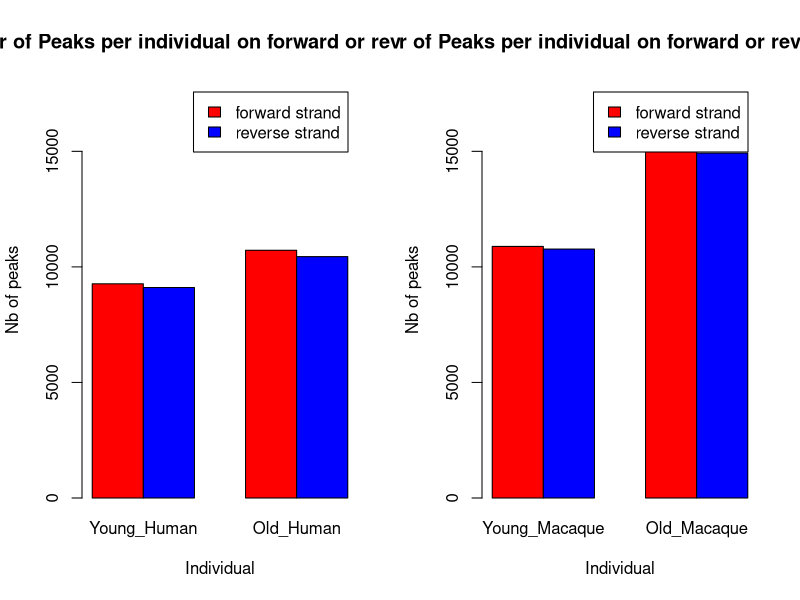
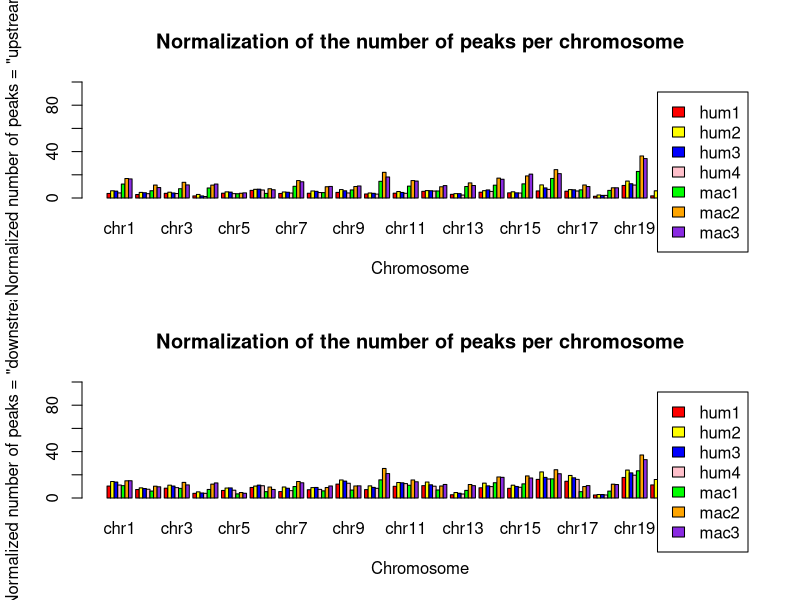
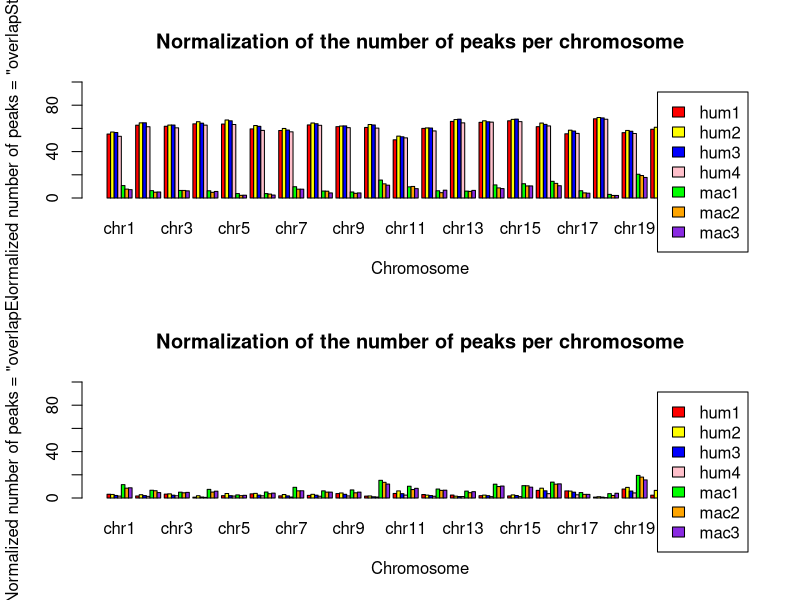
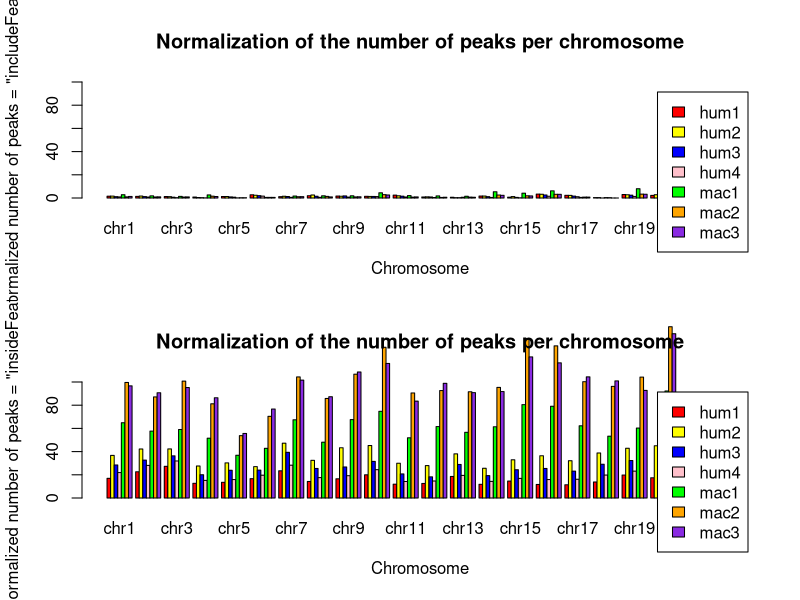

Write R code to recreate these figures, in order.
##R version 3.2.1##
###################
#this script is used to make histograms with the nb of peaks from the annotation
#################################################################################

#make matrices of nb of peaks on forward and reverse strand
prod.coding.hum <- matrix(c(9268, 9108,
10720, 10446),
nrow=2, ncol=2)


prod.coding.mac <- matrix(c(10886, 10771,
15313, 14924),
nrow=2, ncol=2)


#give row and col names (Forw_rev1 = Forward, Forw_rev2 = Reverse)
colnames(prod.coding.hum) <- c('Young_Human', 'Old_Human')
rownames(prod.coding.hum) <- c('Forward_Strand', 'Reverse_Strand')

colnames(prod.coding.mac) <- c('Young_Macaque', 'Old_Macaque')
rownames(prod.coding.mac) <- c('Forward_Strand', 'Reverse_Strand')

pdf('histograms_forward_reverse.pdf', 15, 10)
par(mfrow=c(1, 2))

#make barplots
barplot(prod.coding.hum, beside = TRUE, col=c('red', 'blue'), legend = c('forward strand', 'reverse strand'), 
 main = 'Number of Peaks per individual on forward or reverse strand', 
 xlab = 'Individual', 
 ylab= 'Nb of peaks',
 ylim = c(0,18000))

barplot(prod.coding.mac, beside = TRUE, col=c('red', 'blue'), legend = c('forward strand', 'reverse strand'), 
 main = 'Number of Peaks per individual on forward or reverse strand', 
 xlab = 'Individual', 
 ylab= 'Nb of peaks',
 ylim = c(0,18000))

dev.off()

chr.upstream <- matrix(c(
3.926441352, 6.212723658, 5.914512922, 4.373757455, 12.01793722, 16.8161435, 16.4573991,
2.992518703, 4.821280133, 4.571903574, 3.740648379, 6.25, 11.16071429, 9.017857143,
4.038461538, 5, 4.326923077, 3.846153846, 8.02238806, 13.5261194, 11.28731343,
1.810584958, 3.064066852, 1.810584958, 1.253481894, 8.632478632, 11.11111111, 12.05128205,
4.122497055, 5.300353357, 5.064782097, 3.769140165, 3.684879288, 4.066073698, 4.447268107,
6.586826347, 7.48502994, 7.584830339, 6.886227545, 3.987408185, 7.974816369, 7.135362015,
3.926096998, 5.19630485, 4.965357968, 4.272517321, 10.08708273, 15.02177068, 14.00580552,
4.097116844, 6.069802731, 5.766312595, 4.704097117, 4.644808743, 9.699453552, 9.972677596,
4.840764331, 7.261146497, 6.242038217, 4.331210191, 6.95754717, 9.905660377, 10.37735849,
3.489932886, 4.295302013, 4.026845638, 3.355704698, 14.39466158, 22.11630124, 18.11248808,
4.13354531, 5.564387917, 4.769475358, 4.054054054, 10.2233677, 15.03436426, 14.604811,
5.782652044, 6.380857428, 6.28115653, 5.982053838, 6.075533662, 9.688013136, 10.67323481,
3.144654088, 3.773584906, 3.773584906, 2.51572327, 9.913258984, 13.01115242, 10.78066914,
4.991680532, 6.322795341, 6.988352745, 5.657237937, 11.05058366, 17.12062257, 16.18677043,
4.448398577, 5.338078292, 4.448398577, 4.270462633, 12.1749409, 19.03073286, 20.56737589,
6.086956522, 11.30434783, 8.695652174, 7.453416149, 16.85789938, 24.44836717, 21.00617829,
5.872193437, 7.25388601, 7.081174439, 6.044905009, 7.03125, 11.19791667, 9.895833333,
1.492537313, 2.611940299, 2.23880597, 2.23880597, 6.5830721, 8.777429467, 8.777429467,
10.79342387, 14.58184417, 12.29449607, 11.15082202, 22.90881688, 36.24717408, 33.98643557,
1.876172608, 6.191369606, 4.502814259, 2.814258912, 21.04046243, 30.28901734, 28.09248555,
1.333333333, 2.666666667, 2.222222222, 1.777777778, 0, 0, 0,
6.26450116, 10.67285383, 9.048723898, 6.960556845, 0, 0, 0),
ncol=22, nrow=7)

dimnames(chr.upstream) <- list(rownames(chr.upstream, do.NULL = FALSE, prefix = NULL),
 colnames(chr.upstream, do.NULL = FALSE, prefix = 'chr'))

chr.downstream <- matrix(c(
10.28827038, 14.21471173, 13.71769384, 11.18290258, 10.67264574, 14.84304933, 14.88789238,
7.315045719, 8.728179551, 8.146300914, 7.564422278, 5.982142857, 10.17857143, 9.642857143,
8.461538462, 11.05769231, 10.28846154, 8.942307692, 8.302238806, 13.43283582, 11.28731343,
4.038997214, 5.292479109, 4.317548747, 4.038997214, 7.35042735, 11.96581197, 12.99145299,
6.478209658, 8.598351001, 8.716136631, 6.713780919, 3.557814485, 4.701397713, 4.066073698,
9.081836327, 10.27944112, 11.07784431, 10.57884232, 5.456453305, 9.44386149, 7.345225603,
5.542725173, 9.468822171, 8.429561201, 6.351039261, 9.869375907, 14.22351234, 13.13497823,
7.132018209, 8.952959029, 9.104704097, 7.435508346, 6.147540984, 9.016393443, 10.38251366,
11.97452229, 15.54140127, 14.52229299, 12.7388535, 6.839622642, 10.37735849, 10.49528302,
7.248322148, 10.46979866, 9.127516779, 8.322147651, 15.63393708, 25.4528122, 21.06768351,
10.09538951, 13.354531, 13.11605723, 12.40063593, 10.99656357, 15.54982818, 14.00343643,
10.66799601, 13.75872383, 11.36590229, 10.16949153, 6.896551724, 10.34482759, 11.65845649,
2.830188679, 4.716981132, 4.088050314, 3.459119497, 6.567534077, 11.64807931, 10.65675341,
8.818635607, 12.81198003, 10.48252912, 9.816971714, 13.15175097, 18.13229572, 17.82101167,
8.362989324, 11.03202847, 9.964412811, 9.252669039, 12.1749409, 19.03073286, 17.25768322,
16.02484472, 22.48447205, 17.76397516, 16.39751553, 16.50485437, 24.36010591, 20.91791703,
14.42141623, 19.43005181, 17.44386874, 16.06217617, 5.46875, 9.895833333, 10.67708333,
2.611940299, 2.985074627, 2.985074627, 2.611940299, 5.956112853, 11.91222571, 11.59874608,
17.72694782, 24.08863474, 21.65832738, 19.65689778, 23.43632253, 37.07611153, 33.08214017,
11.25703565, 15.94746717, 13.32082552, 11.25703565, 20.80924855, 34.56647399, 30.98265896,
4.444444444, 5.777777778, 5.777777778, 4.444444444, 0, 0, 0,
14.38515081, 17.86542923, 16.00928074, 12.76102088, 0, 0, 0),
ncol=22, nrow=7)

dimnames(chr.downstream) <- list(rownames(chr.downstream, do.NULL = FALSE, prefix = NULL),
 colnames(chr.downstream, do.NULL = FALSE, prefix = 'chr'))

chr.ovSt <- matrix(c(
55.11928429, 56.85884692, 56.4612326, 53.18091451, 10.71748879, 7.668161435, 7.219730942,
62.75976725, 64.75477972, 64.83790524, 61.42975894, 6.339285714, 5, 5.178571429,
61.82692308, 62.88461538, 62.88461538, 60.48076923, 6.529850746, 6.529850746, 6.156716418,
63.9275766, 65.73816156, 64.48467967, 62.81337047, 6.239316239, 4.871794872, 5.641025641,
63.72202591, 67.25559482, 66.54888104, 63.36866902, 3.811944091, 2.287166455, 2.414231258,
59.58083832, 62.4750499, 61.77644711, 58.28343313, 3.777544596, 3.357817419, 2.518363064,
58.19861432, 59.93071594, 58.54503464, 57.04387991, 9.724238026, 7.619738752, 7.619738752,
62.97420334, 64.64339909, 64.03641882, 62.6707132, 6.010928962, 5.87431694, 4.371584699,
61.52866242, 62.03821656, 62.1656051, 60.63694268, 5.188679245, 4.009433962, 4.363207547,
60.80536913, 63.3557047, 62.95302013, 60.26845638, 15.44327931, 12.20209724, 11.05815062,
50.15898251, 53.33863275, 52.78219396, 51.82829889, 9.621993127, 9.965635739, 8.075601375,
60.01994018, 60.41874377, 60.31904287, 57.82652044, 6.239737274, 4.597701149, 6.732348112,
66.03773585, 67.61006289, 67.9245283, 64.77987421, 5.94795539, 5.700123916, 6.567534077,
65.22462562, 66.55574043, 65.72379368, 65.39101498, 11.28404669, 8.715953307, 8.093385214,
66.5480427, 67.79359431, 67.97153025, 65.83629893, 12.29314421, 10.40189125, 10.40189125,
61.49068323, 64.59627329, 63.47826087, 62.11180124, 14.38658429, 12.62135922, 10.5913504,
55.35405872, 58.46286701, 57.68566494, 55.69948187, 6.25, 4.427083333, 4.166666667,
68.28358209, 69.40298507, 69.02985075, 67.91044776, 3.134796238, 2.194357367, 2.194357367,
56.32594711, 58.25589707, 57.54110079, 55.61115082, 20.49736247, 19.36699322, 17.70911831,
59.28705441, 60.97560976, 60.60037523, 59.09943715, 18.84393064, 17.91907514, 15.95375723,
48.88888889, 51.55555556, 49.77777778, 46.22222222, 0, 0, 0,
59.16473318, 61.02088167, 61.25290023, 57.54060325, 0, 0, 0),
ncol=22, nrow=7)

dimnames(chr.ovSt) <- list(rownames(chr.ovSt, do.NULL = FALSE, prefix = NULL),
 colnames(chr.ovSt, do.NULL = FALSE, prefix = 'chr'))

chr.ovEnd <- matrix(c(
3.230616302, 3.081510934, 2.186878728, 1.640159046, 11.52466368, 8.475336323, 8.789237668,
1.74563591, 2.826267664, 2.078137988, 1.413133832, 6.696428571, 6.25, 4.642857143,
3.365384615, 3.557692308, 2.403846154, 1.923076923, 5.037313433, 4.47761194, 4.850746269,
0.69637883, 1.949860724, 0.835654596, 0.557103064, 7.435897436, 5.128205128, 5.897435897,
2.002355713, 3.886925795, 2.002355713, 1.648998822, 2.668360864, 2.033036849, 2.287166455,
3.592814371, 3.992015968, 2.49500998, 1.896207585, 5.141657922, 3.672612802, 4.197271773,
1.847575058, 3.002309469, 1.847575058, 0.808314088, 9.216255443, 6.168359942, 6.240928882,
2.276176024, 3.186646434, 2.427921093, 1.517450683, 6.147540984, 5.054644809, 5.054644809,
3.821656051, 4.331210191, 3.184713376, 1.78343949, 6.95754717, 4.481132075, 5.070754717,
1.610738255, 1.744966443, 1.073825503, 0.805369128, 15.25262154, 13.53670162, 12.01143947,
3.895071542, 6.120826709, 3.73608903, 2.464228935, 10.13745704, 7.302405498, 8.333333333,
2.991026919, 2.492522433, 2.093718843, 1.49551346, 7.717569787, 6.568144499, 6.732348112,
2.51572327, 1.572327044, 1.257861635, 1.257861635, 5.94795539, 4.58488228, 5.452292441,
1.996672213, 2.495840266, 1.996672213, 1.164725458, 11.90661479, 9.883268482, 10.27237354,
1.779359431, 2.669039146, 2.135231317, 1.245551601, 10.63829787, 10.52009456, 9.338061466,
6.583850932, 8.447204969, 6.211180124, 3.726708075, 13.68049426, 11.9152692, 12.18005296,
6.131260794, 5.958549223, 5.008635579, 2.763385147, 4.6875, 3.125, 3.125,
0.746268657, 1.119402985, 0.746268657, 0.373134328, 3.761755486, 2.194357367, 4.07523511,
7.719799857, 9.149392423, 6.004288778, 4.360257327, 19.51770912, 18.01055011, 15.5990957,
2.43902439, 6.566604128, 3.377110694, 3.939962477, 20.80924855, 18.38150289, 17.80346821,
1.777777778, 2.222222222, 1.777777778, 1.333333333, 0, 0, 0,
4.408352668, 7.88863109, 3.944315545, 2.784222738, 0, 0, 0
),
ncol=22, nrow=7)

dimnames(chr.ovEnd) <- list(rownames(chr.ovEnd, do.NULL = FALSE, prefix = NULL),
 colnames(chr.ovEnd, do.NULL = FALSE, prefix = 'chr'))

chr.include <- matrix(c(
1.540755467, 1.640159046, 1.143141153, 0.944333996, 2.825112108, 0.986547085, 1.34529148,
1.413133832, 1.662510391, 1.246882793, 0.831255195, 1.875, 0.892857143, 0.982142857,
1.25, 1.153846154, 0.673076923, 0.288461538, 1.399253731, 0.839552239, 0.932835821,
0.835654596, 0.417827298, 0.278551532, 0.139275766, 2.64957265, 1.538461538, 1.282051282,
1.295641932, 1.295641932, 0.942285041, 0.706713781, 0.127064803, 0.254129606, 0.254129606,
2.794411178, 2.395209581, 1.996007984, 1.596806387, 0.524658972, 0.524658972, 0.524658972,
1.154734411, 1.501154734, 1.270207852, 0.577367206, 1.669085631, 1.088534107, 1.161103048,
1.972685888, 2.579666161, 1.517450683, 0.606980273, 1.912568306, 1.366120219, 0.956284153,
1.656050955, 1.52866242, 1.78343949, 0.76433121, 1.886792453, 0.943396226, 1.061320755,
1.476510067, 1.342281879, 1.342281879, 1.208053691, 4.480457579, 2.85986654, 2.573879886,
2.464228935, 1.907790143, 1.589825119, 0.874403816, 2.06185567, 0.773195876, 0.945017182,
0.897308076, 0.997008973, 0.897308076, 0.398803589, 1.806239737, 0.492610837, 0.65681445,
0.628930818, 0.314465409, 0.314465409, 0.628930818, 1.486988848, 0.743494424, 0.619578686,
1.663893511, 1.663893511, 1.164725458, 0.499168053, 5.369649805, 2.568093385, 2.33463035,
0.711743772, 1.245551601, 0.533807829, 0.177935943, 4.137115839, 1.891252955, 1.773049645,
3.354037267, 3.229813665, 2.608695652, 1.49068323, 6.178287732, 3.177405119, 3.177405119,
2.331606218, 2.245250432, 1.640759931, 1.122625216, 0.520833333, 0.78125, 0.78125,
0.373134328, 0.373134328, 0, 0.373134328, 0.313479624, 0, 0,
3.002144389, 2.787705504, 2.430307362, 1.358112938, 7.987942728, 3.315749812, 3.240391861,
2.251407129, 2.814258912, 1.876172608, 0.750469043, 8.670520231, 4.739884393, 4.161849711,
0, 0, 0, 0.444444444, 0, 0, 0,
2.552204176, 2.552204176, 1.392111369, 1.392111369, 0, 0, 0),
ncol=22, nrow=7)

dimnames(chr.include) <- list(rownames(chr.include, do.NULL = FALSE, prefix = NULL),
 colnames(chr.include, do.NULL = FALSE, prefix = 'chr'))

chr.inside <- matrix(c(
16.94831014, 36.72962227, 28.47912525, 21.91848907, 64.88789238, 99.59641256, 96.68161435,
22.61014131, 42.22776392, 32.66832918, 28.0964256, 57.67857143, 87.14285714, 90.71428571,
27.30769231, 42.30769231, 36.34615385, 31.92307692, 59.04850746, 100.7462687, 95.24253731,
12.67409471, 27.57660167, 20.05571031, 15.1810585, 51.53846154, 81.1965812, 86.41025641,
13.54534747, 30.27090695, 23.91048292, 15.90106007, 36.84879288, 53.74841169, 55.65438374,
16.66666667, 27.04590818, 24.05189621, 19.66067864, 42.81217209, 70.409234, 76.70514166,
23.44110855, 47.22863741, 39.37644342, 28.29099307, 67.41654572, 104.3541364, 101.5965167,
14.26403642, 32.47344461, 25.49317147, 17.60242792, 48.08743169, 85.79234973, 87.29508197,
16.56050955, 43.31210191, 26.75159236, 19.23566879, 67.57075472, 106.7216981, 108.6084906,
20, 45.23489933, 31.54362416, 24.4295302, 74.73784557, 129.9332698, 116.0152526,
11.92368839, 29.9682035, 20.74721781, 14.22893482, 51.89003436, 90.54982818, 83.50515464,
12.56231306, 27.91625125, 18.24526421, 14.6560319, 61.57635468, 92.61083744, 98.85057471,
18.55345912, 38.05031447, 28.93081761, 19.49685535, 56.62949195, 91.57372986, 90.83023544,
11.81364393, 25.62396007, 19.30116473, 14.30948419, 61.40077821, 95.3307393, 91.75097276,
14.59074733, 32.91814947, 24.3772242, 16.90391459, 80.4964539, 137.5886525, 121.6312057,
11.67701863, 36.39751553, 25.46583851, 15.90062112, 79.08208297, 131.1562224, 116.5048544,
11.39896373, 32.12435233, 23.1433506, 16.14853195, 62.23958333, 100.2604167, 104.4270833,
13.80597015, 38.80597015, 29.10447761, 19.7761194, 53.29153605, 96.23824451, 100.9404389,
19.79985704, 42.88777698, 32.30879199, 23.15939957, 60.28636021, 104.2200452, 92.76563677,
17.44840525, 45.02814259, 32.45778612, 22.32645403, 92.25433526, 147.6300578, 141.6184971,
16.44444444, 36.88888889, 25.33333333, 20.44444444, 0, 0, 0,
39.21113689, 76.79814385, 52.90023202, 41.53132251, 0, 0, 0),
ncol=22, nrow=7)

dimnames(chr.inside) <- list(rownames(chr.inside, do.NULL = FALSE, prefix = NULL),
 colnames(chr.inside, do.NULL = FALSE, prefix = 'chr'))

pdf('histograms_perChromosome.pdf', 15, 18)
par(mfrow=c(2, 1))

barplot(chr.upstream, beside = TRUE, col=c('red', 'yellow', 'blue', 'pink', 'green', 'orange', 'blueviolet'),
 legend = c('hum1', 'hum2', 'hum3', 'hum4', 'mac1', 'mac2', 'mac3'), 
 main = 'Normalization of the number of peaks per chromosome', 
 ylab = 'Normalized number of peaks = "upstream"', 
 xlab= 'Chromosome',
 ylim = c(0,100))

barplot(chr.downstream, beside = TRUE, col=c('red', 'yellow', 'blue', 'pink', 'green', 'orange', 'blueviolet'),
 legend = c('hum1', 'hum2', 'hum3', 'hum4', 'mac1', 'mac2', 'mac3'), 
 main = 'Normalization of the number of peaks per chromosome', 
 ylab = 'Normalized number of peaks = "downstream"', 
 xlab= 'Chromosome',
 ylim = c(0,100))

barplot(chr.ovSt, beside = TRUE, col=c('red', 'yellow', 'blue', 'pink', 'green', 'orange', 'blueviolet'),
 legend = c('hum1', 'hum2', 'hum3', 'hum4', 'mac1', 'mac2', 'mac3'), 
 main = 'Normalization of the number of peaks per chromosome', 
 ylab = 'Normalized number of peaks = "overlapStart"', 
 xlab= 'Chromosome',
 ylim = c(0,100))

barplot(chr.ovEnd, beside = TRUE, col=c('red', 'yellow', 'blue', 'pink', 'green', 'orange', 'blueviolet'),
 legend = c('hum1', 'hum2', 'hum3', 'hum4', 'mac1', 'mac2', 'mac3'), 
 main = 'Normalization of the number of peaks per chromosome', 
 ylab = 'Normalized number of peaks = "overlapEnd"', 
 xlab= 'Chromosome',
 ylim = c(0,100))

barplot(chr.include, beside = TRUE, col=c('red', 'yellow', 'blue', 'pink', 'green', 'orange', 'blueviolet'),
 legend = c('hum1', 'hum2', 'hum3', 'hum4', 'mac1', 'mac2', 'mac3'), 
 main = 'Normalization of the number of peaks per chromosome', 
 ylab = 'Normalized number of peaks = "includeFeature"', 
 xlab= 'Chromosome',
 ylim = c(0,100))

barplot(chr.inside, beside = TRUE, col=c('red', 'yellow', 'blue', 'pink', 'green', 'orange', 'blueviolet'),
 legend = c('hum1', 'hum2', 'hum3', 'hum4', 'mac1', 'mac2', 'mac3'), 
 main = 'Normalization of the number of peaks per chromosome', 
 ylab = 'Normalized number of peaks = "insideFeature"', 
 xlab= 'Chromosome',
 ylim = c(0,100))

dev.off()


